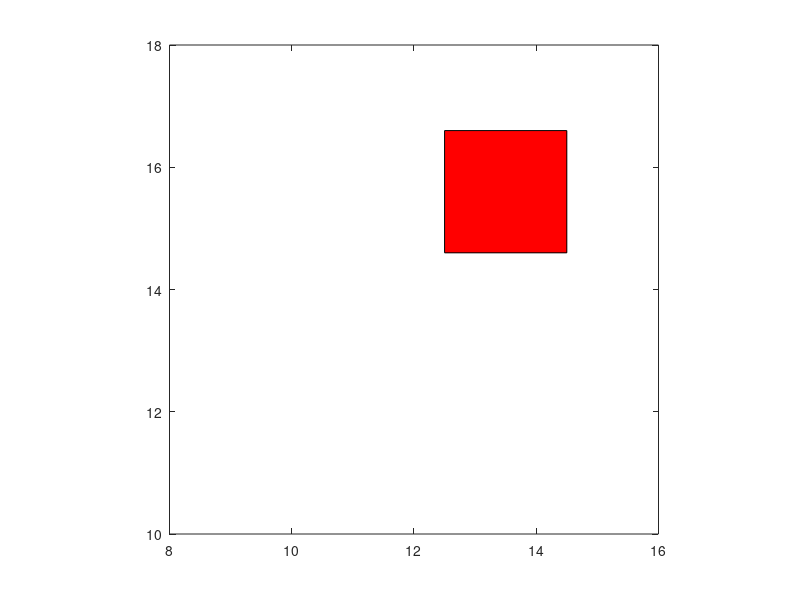

Here is the MATLAB script that generated this plot:
%% Animation example
close all, clear all, clc

origin_x = [9.5 9.5 11.5 11.5 ]; %// initial coordinates of vertices
origin_y = [12.6 14.6 14.6 12.6];
destination_x = origin_x + 3; %// final coordinates of vertices
destination_y = origin_y + 2;
n_steps = 500; %// number of "frames"
t_pause = .03; %// seconds between frames

h = fill(origin_x, origin_y, 'r'); %// create object at initial position
axis([8 16 10 18]) %// adjust as needed, to cover the desired area
axis equal %// same scale in both axes
axis manual %// prevent axes from auto-scaling
for t = linspace(0,1,n_steps)
    x = (1-t)*origin_x + t*destination_x; %// update x
    y = (1-t)*origin_y + t*destination_y; %// update y
    set(h, 'Vertices', [x(:) y(:)]) %// change object's position
    %pause(t_pause) %// a pause is needed to make movement slower
    drawnow %// probably not needed after pause. Just in case
end